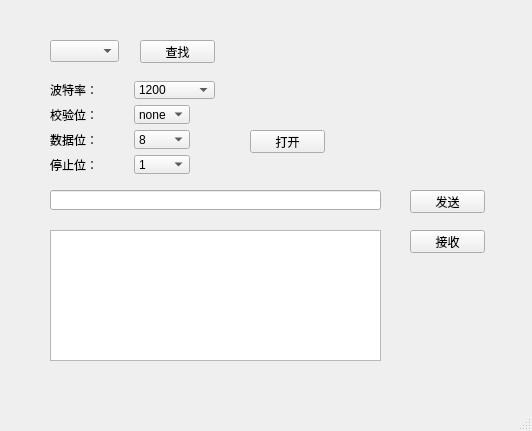
<?xml version="1.0" encoding="UTF-8"?>
<ui version="4.0">
 <class>serialmain</class>
 <widget class="QMainWindow" name="serialmain">
  <property name="geometry">
   <rect>
    <x>0</x>
    <y>0</y>
    <width>532</width>
    <height>431</height>
   </rect>
  </property>
  <property name="windowTitle">
   <string>serialmain</string>
  </property>
  <widget class="QWidget" name="centralwidget">
   <widget class="QPushButton" name="button_search">
    <property name="geometry">
     <rect>
      <x>140</x>
      <y>40</y>
      <width>75</width>
      <height>23</height>
     </rect>
    </property>
    <property name="text">
     <string>查找</string>
    </property>
   </widget>
   <widget class="QComboBox" name="comboBox_port">
    <property name="geometry">
     <rect>
      <x>50</x>
      <y>40</y>
      <width>69</width>
      <height>22</height>
     </rect>
    </property>
   </widget>
   <widget class="QLineEdit" name="lineEdit">
    <property name="geometry">
     <rect>
      <x>50</x>
      <y>190</y>
      <width>331</width>
      <height>20</height>
     </rect>
    </property>
   </widget>
   <widget class="QTextBrowser" name="textBrowser">
    <property name="geometry">
     <rect>
      <x>50</x>
      <y>230</y>
      <width>331</width>
      <height>131</height>
     </rect>
    </property>
   </widget>
   <widget class="QPushButton" name="button_send">
    <property name="geometry">
     <rect>
      <x>410</x>
      <y>190</y>
      <width>75</width>
      <height>23</height>
     </rect>
    </property>
    <property name="text">
     <string>发送</string>
    </property>
   </widget>
   <widget class="QPushButton" name="button_receive">
    <property name="geometry">
     <rect>
      <x>410</x>
      <y>230</y>
      <width>75</width>
      <height>23</height>
     </rect>
    </property>
    <property name="text">
     <string>接收</string>
    </property>
   </widget>
   <widget class="QComboBox" name="comboBox_serialStop">
    <property name="geometry">
     <rect>
      <x>134</x>
      <y>155</y>
      <width>56</width>
      <height>19</height>
     </rect>
    </property>
    <item>
     <property name="text">
      <string>1</string>
     </property>
    </item>
    <item>
     <property name="text">
      <string>1.5</string>
     </property>
    </item>
    <item>
     <property name="text">
      <string>2</string>
     </property>
    </item>
   </widget>
   <widget class="QComboBox" name="comboBox_serialParity">
    <property name="geometry">
     <rect>
      <x>134</x>
      <y>105</y>
      <width>56</width>
      <height>19</height>
     </rect>
    </property>
    <item>
     <property name="text">
      <string>none</string>
     </property>
    </item>
    <item>
     <property name="text">
      <string>odd</string>
     </property>
    </item>
    <item>
     <property name="text">
      <string>even</string>
     </property>
    </item>
    <item>
     <property name="text">
      <string>mark</string>
     </property>
    </item>
    <item>
     <property name="text">
      <string>space</string>
     </property>
    </item>
   </widget>
   <widget class="QLabel" name="label_5">
    <property name="geometry">
     <rect>
      <x>50</x>
      <y>81</y>
      <width>78</width>
      <height>18</height>
     </rect>
    </property>
    <property name="text">
     <string>波特率：</string>
    </property>
   </widget>
   <widget class="QLabel" name="label_11">
    <property name="geometry">
     <rect>
      <x>50</x>
      <y>105</y>
      <width>78</width>
      <height>19</height>
     </rect>
    </property>
    <property name="text">
     <string>校验位： </string>
    </property>
   </widget>
   <widget class="QLabel" name="label_12">
    <property name="geometry">
     <rect>
      <x>50</x>
      <y>130</y>
      <width>78</width>
      <height>19</height>
     </rect>
    </property>
    <property name="text">
     <string>数据位：</string>
    </property>
   </widget>
   <widget class="QComboBox" name="comboBox_serialData">
    <property name="geometry">
     <rect>
      <x>134</x>
      <y>130</y>
      <width>56</width>
      <height>19</height>
     </rect>
    </property>
    <property name="currentIndex">
     <number>3</number>
    </property>
    <item>
     <property name="text">
      <string>5</string>
     </property>
    </item>
    <item>
     <property name="text">
      <string>6</string>
     </property>
    </item>
    <item>
     <property name="text">
      <string>7</string>
     </property>
    </item>
    <item>
     <property name="text">
      <string>8</string>
     </property>
    </item>
   </widget>
   <widget class="QComboBox" name="comboBox_serialBaud">
    <property name="geometry">
     <rect>
      <x>134</x>
      <y>81</y>
      <width>81</width>
      <height>18</height>
     </rect>
    </property>
    <item>
     <property name="text">
      <string>1200</string>
     </property>
    </item>
    <item>
     <property name="text">
      <string>2400</string>
     </property>
    </item>
    <item>
     <property name="text">
      <string>4800</string>
     </property>
    </item>
    <item>
     <property name="text">
      <string>9600</string>
     </property>
    </item>
    <item>
     <property name="text">
      <string>19200</string>
     </property>
    </item>
    <item>
     <property name="text">
      <string>38400</string>
     </property>
    </item>
    <item>
     <property name="text">
      <string>57600</string>
     </property>
    </item>
    <item>
     <property name="text">
      <string>115200</string>
     </property>
    </item>
    <item>
     <property name="text">
      <string>230400</string>
     </property>
    </item>
    <item>
     <property name="text">
      <string>460800</string>
     </property>
    </item>
    <item>
     <property name="text">
      <string>921600</string>
     </property>
    </item>
   </widget>
   <widget class="QLabel" name="label_13">
    <property name="geometry">
     <rect>
      <x>50</x>
      <y>155</y>
      <width>78</width>
      <height>19</height>
     </rect>
    </property>
    <property name="text">
     <string>停止位：</string>
    </property>
   </widget>
   <widget class="QPushButton" name="button_open">
    <property name="geometry">
     <rect>
      <x>250</x>
      <y>130</y>
      <width>75</width>
      <height>23</height>
     </rect>
    </property>
    <property name="text">
     <string>打开</string>
    </property>
   </widget>
  </widget>
  <widget class="QMenuBar" name="menubar">
   <property name="geometry">
    <rect>
     <x>0</x>
     <y>0</y>
     <width>532</width>
     <height>22</height>
    </rect>
   </property>
  </widget>
  <widget class="QStatusBar" name="statusbar"/>
 </widget>
 <resources/>
 <connections/>
</ui>
